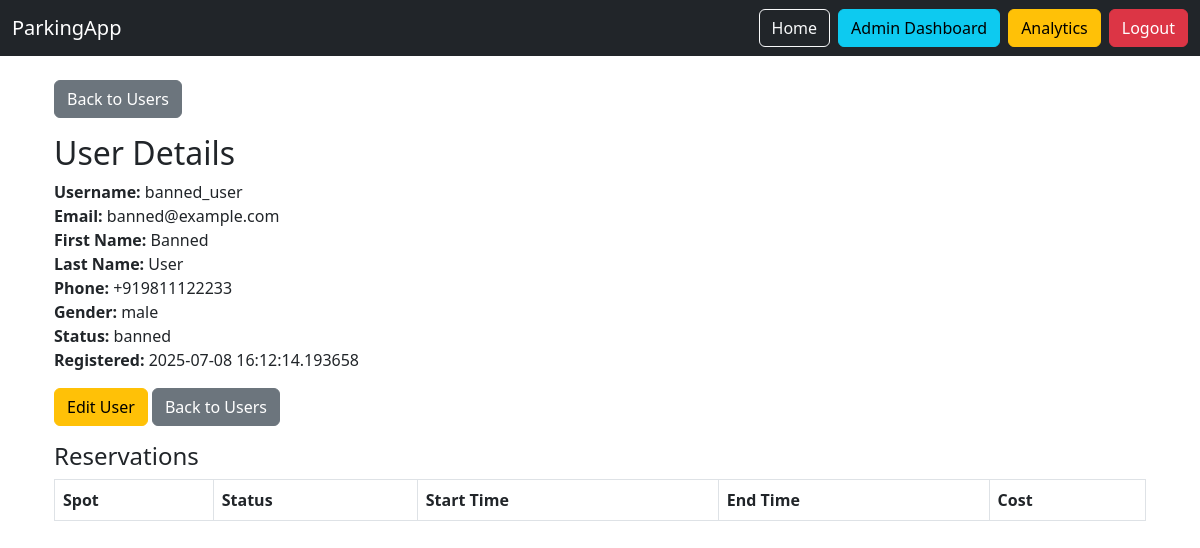
The app's page /admin/users/5 (signed in) with its own data.
### app/models/user.py (models this page shows, shortened)
class User(BaseModel, UserMixin):
    __tablename__ = "users"
    username = db.Column(db.String(80), unique=True, nullable=False, index=True)
    email = db.Column(db.String(150), unique=True, nullable=False, index=True)
    phone = db.Column(db.String(20), nullable=False, unique=True)
    password_hash = db.Column(db.String(200), nullable=False)
    first_name = db.Column(db.String(50), nullable=False)
    last_name = db.Column(db.String(50), nullable=False)
    gender = db.Column(db.Enum(GenderEnum), nullable=False, default=GenderEnum.OTHER)
    status = db.Column(db.Enum(UserStatus), default=UserStatus.PENDING, nullable=False)
    user_roles = db.relationship('UserRole', back_populates='user', cascade='all, delete-orphan')
    reservations = db.relationship('Reservation', back_populates='user')
    @property
    def is_active(self):
        return self.status == UserStatus.ACTIVE

### app/routes/admin.py (the view)
@admin_bp.route('/users/<int:user_id>')
@require_permission(PermissionType.MANAGE_USERS.value)
@refresh_db_session
def view_user_details(user_id):
    user = User.query.get_or_404(user_id)
    reservations = Reservation.query.filter_by(user_id=user_id).order_by(Reservation.created_at.desc()).all()
    return render_template('admin/users/details.html', user=user, reservations=reservations)

### app/__init__.py (called while the page is built)
def create_app(config_name = 'default'):
    app = Flask(__name__)
    app.config.from_object(config[config_name])
    db.init_app(app)
    login_manager.init_app(app)
    login_manager.login_view = 'auth.login'
    jwt = JWTManager(app)
    init_database(app)  # Initialize the database with default data
    from app.models.user import User
    @login_manager.user_loader
    def load_user(user_id):
        return User.query.get(int(user_id))
    register_blueprints(app)
    return app

### app/routes/admin.py (called while the page is built)
def refresh_db_session(func):
    @wraps(func)
    def wrapper(*args, **kwargs):
        db.session.expire_all()  # clears SQLAlchemy cache
        return func(*args, **kwargs)
    return wrapper

### app/templates/admin/users/details.html (shortened to what this page needs)
{% extends 'base.html' %}
{% block content %}
<div class="container mt-4">
  <a href="{{ url_for('admin.manage_users') }}" class="btn btn-secondary mb-3">Back to Users</a>
  <h2>User Details</h2>
  <div class="mb-3">
    <strong>Username:</strong> {{ user.username }}<br>
    <strong>Email:</strong> {{ user.email }}<br>
    <strong>First Name:</strong> {{ user.first_name or '' }}<br>
    <strong>Last Name:</strong> {{ user.last_name or '' }}<br>
    <strong>Phone:</strong> {{ user.phone or '' }}<br>
    <strong>Gender:</strong> {{ user.gender.value if user.gender else '' }}<br>
    <strong>Status:</strong> {{ user.status.value if user.status else '' }}<br>
    <strong>Registered:</strong> {{ user.created_at }}<br>
  </div>
  <a href="{{ url_for('admin.edit_user', user_id=user.id) }}" class="btn btn-warning mb-3">Edit User</a>
  <a href="{{ url_for('admin.manage_users') }}" class="btn btn-secondary mb-3">Back to Users</a>
  <h4>Reservations</h4>
  <table class="table table-bordered table-striped">
    <thead>
      <tr>
        <th>Spot</th>
        <th>Status</th>
        <th>Start Time</th>
        <th>End Time</th>
        <th>Cost</th>
      </tr>
    </thead>
  </table>
</div>
{% endblock %}

### records on screen
User: username "banned_user", email "banned@example.com", first_name "Banned", last_name "User", phone "+919811122233", gender "male", status "banned", created_at "2025-07-08 16:12:14.193658"
